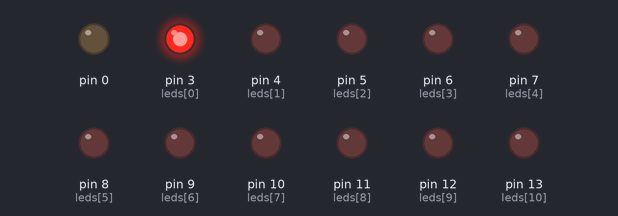
This sketch was run on a simulated Arduino Uno, built with avr-gcc and run on an emulated ATmega328P. On the bench: output pins drawn as LEDs (lit = HIGH).

Above: at 0.1 s.
At 0.7 s:
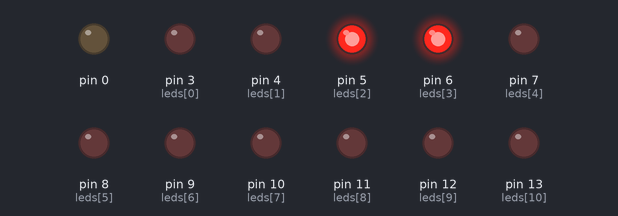
At 1.5 s:
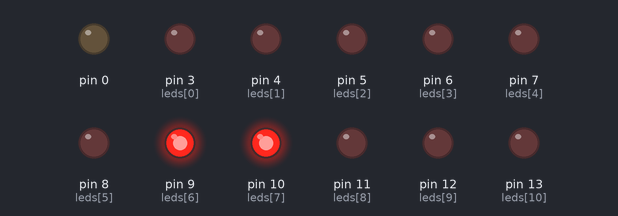
At 2.9 s:
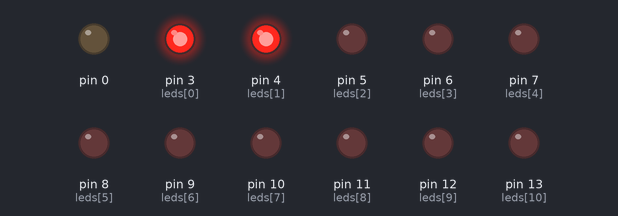
At 4.3 s:
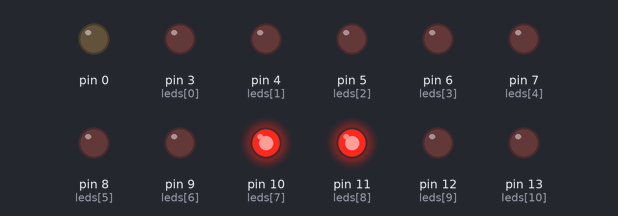
At 5.7 s:
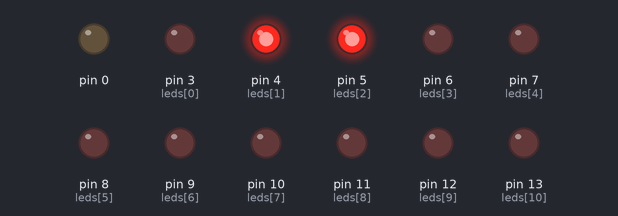
Timing chart, 0 to 6.0 s (numbered marks = the images above):
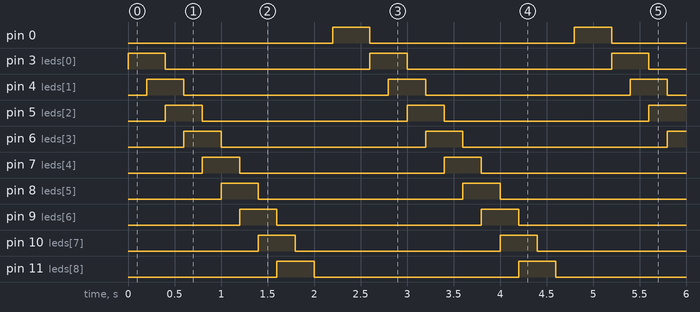

Measured:
- by itself, pin 0, pin 3 (leds[0]), pin 4 (leds[1]), pin 5 (leds[2]), pin 6 (leds[3]), pin 7 (leds[4]), pin 8 (leds[5]), pin 9 (leds[6]), pin 10 (leds[7]), pin 11 (leds[8]), pin 12 (leds[9]), pin 13 (leds[10]): alternates HIGH for 0.40 s and LOW for 2.2 s
- by itself, everything shown: repeats every 2.6 s, in 13 steps

The sketch:

sketch.ino
```cpp
int leds[11] = {3,4,5,6,7,8,9,10,11,12,13};
void setup() {
  for(int i = 0; i<12; i++){
    pinMode(leds[i],OUTPUT);
  }
}
void loop() {
  for(int i =-1;i<12;i++){
    digitalWrite(leds[i+1], HIGH);
    delay(200);
    digitalWrite(leds[i],LOW);
  }
}
```
